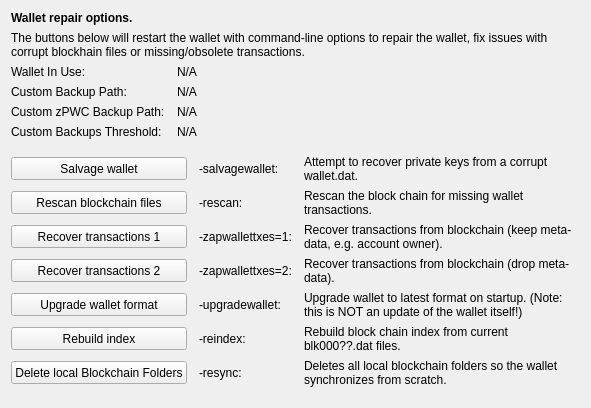
     <widget class="QWidget" name="tab_repair">
      <attribute name="title">
       <string>&amp;Wallet Repair</string>
      </attribute>
      <layout class="QGridLayout" name="gridLayout_4" columnstretch="0,0,0,0">
       <property name="horizontalSpacing">
        <number>12</number>
       </property>
       <item row="0" column="0" colspan="4">
        <widget class="QLabel" name="label_repair_header">
         <property name="font">
          <font>
           <weight>75</weight>
           <bold>true</bold>
          </font>
         </property>
         <property name="text">
          <string>Wallet repair options.</string>
         </property>
        </widget>
       </item>
       <item row="1" column="0" colspan="4">
        <widget class="QLabel" name="label_repair_helptext">
         <property name="font">
          <font>
           <weight>50</weight>
           <bold>false</bold>
          </font>
         </property>
         <property name="text">
          <string>The buttons below will restart the wallet with command-line options to repair the wallet, fix issues with corrupt blockhain files or missing/obsolete transactions.</string>
         </property>
         <property name="wordWrap">
          <bool>true</bool>
         </property>
        </widget>
       </item>
       <item row="2" column="0">
        <widget class="QLabel" name="wallet_path_label">
         <property name="text">
          <string>Wallet In Use:</string>
         </property>
        </widget>
       </item>
       <item row="2" column="1" colspan="3">
        <widget class="QLabel" name="wallet_path">
         <property name="cursor">
          <cursorShape>IBeamCursor</cursorShape>
         </property>
         <property name="text">
          <string>N/A</string>
         </property>
         <property name="textFormat">
          <enum>Qt::PlainText</enum>
         </property>
         <property name="textInteractionFlags">
          <set>Qt::LinksAccessibleByMouse|Qt::TextSelectableByKeyboard|Qt::TextSelectableByMouse</set>
         </property>
        </widget>
       </item>
       <item row="3" column="0">
        <widget class="QLabel" name="wallet_custombackuppath_label">
         <property name="visible">
          <bool>false</bool>
         </property>
         <property name="text">
          <string>Custom Backup Path:</string>
         </property>
        </widget>
       </item>
       <item row="3" column="1" colspan="3">
        <widget class="QLabel" name="wallet_custombackuppath">
         <property name="cursor">
          <cursorShape>IBeamCursor</cursorShape>
         </property>
         <property name="visible">
          <bool>false</bool>
         </property>
         <property name="text">
          <string>N/A</string>
         </property>
         <property name="textFormat">
          <enum>Qt::PlainText</enum>
         </property>
         <property name="textInteractionFlags">
          <set>Qt::LinksAccessibleByMouse|Qt::TextSelectableByKeyboard|Qt::TextSelectableByMouse</set>
         </property>
        </widget>
       </item>
       <item row="4" column="0">
        <widget class="QLabel" name="wallet_customzpivbackuppath_label">
         <property name="visible">
          <bool>false</bool>
         </property>
         <property name="text">
          <string>Custom zPWC Backup Path:</string>
         </property>
        </widget>
       </item>
       <item row="4" column="1" colspan="3">
        <widget class="QLabel" name="wallet_customzpivbackuppath">
         <property name="cursor">
          <cursorShape>IBeamCursor</cursorShape>
         </property>
         <property name="visible">
          <bool>false</bool>
         </property>
         <property name="text">
          <string>N/A</string>
         </property>
         <property name="textFormat">
          <enum>Qt::PlainText</enum>
         </property>
         <property name="textInteractionFlags">
          <set>Qt::LinksAccessibleByMouse|Qt::TextSelectableByKeyboard|Qt::TextSelectableByMouse</set>
         </property>
        </widget>
       </item>
       <item row="5" column="0">
        <widget class="QLabel" name="wallet_custombackupthreshold_label">
         <property name="visible">
          <bool>false</bool>
         </property>
         <property name="text">
          <string>Custom Backups Threshold:</string>
         </property>
        </widget>
       </item>
       <item row="5" column="1" colspan="3">
        <widget class="QLabel" name="wallet_custombackupthreshold">
         <property name="cursor">
          <cursorShape>IBeamCursor</cursorShape>
         </property>
         <property name="visible">
          <bool>false</bool>
         </property>
         <property name="text">
          <string>N/A</string>
         </property>
         <property name="textFormat">
          <enum>Qt::PlainText</enum>
         </property>
         <property name="textInteractionFlags">
          <set>Qt::LinksAccessibleByMouse|Qt::TextSelectableByKeyboard|Qt::TextSelectableByMouse</set>
         </property>
        </widget>
       </item>
       <item row="6" column="0">
        <spacer name="verticalSpacer_repair1">
         <property name="orientation">
          <enum>Qt::Vertical</enum>
         </property>
         <property name="sizeHint" stdset="0">
          <size>
           <width>10</width>
           <height>10</height>
          </size>
         </property>
        </spacer>
       </item>
       <item row="7" column="0" colspan="2">
        <widget class="QPushButton" name="btn_salvagewallet">
         <property name="minimumSize">
          <size>
           <width>100</width>
           <height>23</height>
          </size>
         </property>
         <property name="text">
          <string>Salvage wallet</string>
         </property>
        </widget>
       </item>
       <item row="7" column="2">
        <widget class="QLabel" name="label_repair_salvage_command">
         <property name="text">
          <string notr="true">-salvagewallet:</string>
         </property>
        </widget>
       </item>
       <item row="7" column="3">
        <widget class="QLabel" name="label_repair_salvage">
         <property name="text">
          <string>Attempt to recover private keys from a corrupt wallet.dat.</string>
         </property>
         <property name="wordWrap">
          <bool>true</bool>
         </property>
        </widget>
       </item>
       <item row="8" column="0" colspan="2">
        <widget class="QPushButton" name="btn_rescan">
         <property name="minimumSize">
          <size>
           <width>100</width>
           <height>23</height>
          </size>
         </property>
         <property name="text">
          <string>Rescan blockchain files</string>
         </property>
        </widget>
       </item>
       <item row="8" column="2">
        <widget class="QLabel" name="label_repair_rescan_command">
         <property name="text">
          <string notr="true">-rescan:</string>
         </property>
        </widget>
       </item>
       <item row="8" column="3">
        <widget class="QLabel" name="label_repair_rescan">
         <property name="text">
          <string>Rescan the block chain for missing wallet transactions.</string>
         </property>
         <property name="wordWrap">
          <bool>true</bool>
         </property>
        </widget>
       </item>
       <item row="9" column="0" colspan="2">
        <widget class="QPushButton" name="btn_zapwallettxes1">
         <property name="minimumSize">
          <size>
           <width>100</width>
           <height>23</height>
          </size>
         </property>
         <property name="text">
          <string>Recover transactions 1</string>
         </property>
        </widget>
       </item>
       <item row="9" column="2">
        <widget class="QLabel" name="label_repair_zap1_command">
         <property name="text">
          <string notr="true">-zapwallettxes=1:</string>
         </property>
        </widget>
       </item>
       <item row="9" column="3">
        <widget class="QLabel" name="label_repair_zap1">
         <property name="text">
          <string>Recover transactions from blockchain (keep meta-data, e.g. account owner).</string>
         </property>
         <property name="wordWrap">
          <bool>true</bool>
         </property>
        </widget>
       </item>
       <item row="10" column="0" colspan="2">
        <widget class="QPushButton" name="btn_zapwallettxes2">
         <property name="minimumSize">
          <size>
           <width>100</width>
           <height>23</height>
          </size>
         </property>
         <property name="text">
          <string>Recover transactions 2</string>
         </property>
        </widget>
       </item>
       <item row="10" column="2">
        <widget class="QLabel" name="label_repair_zap2_command">
         <property name="text">
          <string notr="true">-zapwallettxes=2:</string>
         </property>
        </widget>
       </item>
       <item row="10" column="3">
        <widget class="QLabel" name="label_repair_zap2">
         <property name="text">
          <string>Recover transactions from blockchain (drop meta-data).</string>
         </property>
         <property name="wordWrap">
          <bool>true</bool>
         </property>
        </widget>
       </item>
       <item row="11" column="0" colspan="2">
        <widget class="QPushButton" name="btn_upgradewallet">
         <property name="minimumSize">
          <size>
           <width>100</width>
           <height>23</height>
          </size>
         </property>
         <property name="text">
          <string>Upgrade wallet format</string>
         </property>
        </widget>
       </item>
       <item row="11" column="2">
        <widget class="QLabel" name="label_repair_upgrade_command">
         <property name="text">
          <string notr="true">-upgradewallet:</string>
         </property>
        </widget>
       </item>
       <item row="11" column="3">
        <widget class="QLabel" name="label_repair_upgrade">
         <property name="text">
          <string>Upgrade wallet to latest format on startup. (Note: this is NOT an update of the wallet itself!)</string>
         </property>
         <property name="wordWrap">
          <bool>true</bool>
         </property>
        </widget>
       </item>
       <item row="12" column="0" colspan="2">
        <widget class="QPushButton" name="btn_reindex">
         <property name="minimumSize">
          <size>
           <width>100</width>
           <height>23</height>
          </size>
         </property>
         <property name="text">
          <string>Rebuild index</string>
         </property>
        </widget>
       </item>
       <item row="12" column="2">
        <widget class="QLabel" name="label_repair_reindex_command">
         <property name="text">
          <string notr="true">-reindex:</string>
         </property>
        </widget>
       </item>
       <item row="12" column="3">
        <widget class="QLabel" name="label_repair_reindex">
         <property name="text">
          <string>Rebuild block chain index from current blk000??.dat files.</string>
         </property>
         <property name="wordWrap">
          <bool>true</bool>
         </property>
        </widget>
       </item>
       <item row="13" column="0" colspan="2">
        <widget class="QPushButton" name="btn_resync">
         <property name="minimumSize">
          <size>
           <width>100</width>
           <height>23</height>
          </size>
         </property>
         <property name="text">
          <string>Delete local Blockchain Folders</string>
         </property>
        </widget>
       </item>
       <item row="13" column="2">
        <widget class="QLabel" name="label_repair_resync_command">
         <property name="text">
          <string>-resync:</string>
         </property>
        </widget>
       </item>
       <item row="13" column="3">
        <widget class="QLabel" name="label_repair_resync">
         <property name="text">
          <string>Deletes all local blockchain folders so the wallet synchronizes from scratch.</string>
         </property>
         <property name="wordWrap">
          <bool>true</bool>
         </property>
        </widget>
       </item>
       <item row="14" column="0">
        <spacer name="verticalSpacer_repair2">
         <property name="orientation">
          <enum>Qt::Vertical</enum>
         </property>
         <property name="sizeHint" stdset="0">
          <size>
           <width>20</width>
           <height>10</height>
          </size>
         </property>
        </spacer>
       </item>
      </layout>
     </widget>
